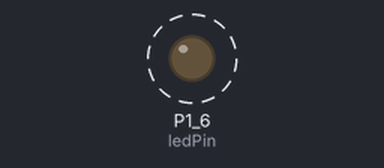
A sketch run on a simulated TI MSP430 LaunchPad. On the bench: output pins drawn as LEDs (lit = HIGH). Dashed ring = blinking. What the sketch prints to the serial monitor is not drawn.

Above: at 0.5 s.
Timing chart, 0 to 4.6 s (numbered marks = the images above):
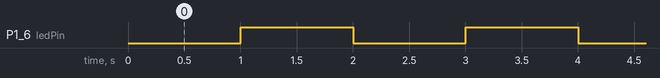

The sketch:

Blink_no_delay.ino
```cpp
/* Blink without Delay

  Turns on and off a light emitting diode(LED) connected to a digital
  pin, without using the delay() function.  This means that other code
  can run at the same time without being interrupted by the LED code.

  In MSP430 Launchpad, there is already an LED on the board that's
  attached to pin 14, so no hardware is needed for this example.

  created 2005
  by David A. Mellis
  modified 8 Feb 2010
  by Paul Stoffregen
  modified 27 Apr 2012
  by Robert Wessels
*/

// Pin 14 has an LED connected on MSP430 boards, has a name 'GREEN_LED' in the code.

// constants won't change. Used here to
// set pin numbers:
const int ledPin =  GREEN_LED;      // the number of the LED pin
//const int ledPin =  RED_LED;      // the number of the LED pin

// Variables will change:
int ledState = LOW;             // ledState used to set the LED
long previousMillis = 0;        // will store last time LED was updated

// the follow variables is a long because the time, measured in miliseconds, will quickly become a bigger
// number than can be stored in an int.
long interval = 1000;           // interval at which to blink (milliseconds)

void setup() {
  // set the digital pin as output:
  pinMode(ledPin, OUTPUT);
  Serial.begin(9600);
  Serial.print("A");
}

void loop()
{
  // here is where you'd put code that needs to be running all the time.
 // check to see if it's time to blink the LED; that is, if the
  // difference between the current time and last time you blinked
  // the LED is bigger than the interval at which you want to
  // blink the LED.
  unsigned long currentMillis = millis();

  if(currentMillis - previousMillis > interval) {
    // save the last time you blinked the LED
    Serial.print(currentMillis);
    previousMillis = currentMillis;
    // if the LED is off turn it on and vice-versa:
    if (ledState == LOW)
      ledState = HIGH;
    else
      ledState = LOW;

    // set the LED with the ledState of the variable:
    digitalWrite(ledPin, ledState);
  }
}
```

Measured:
- by itself, P1_6 (ledPin): alternates HIGH for 1.0 s and LOW for 1.0 s
